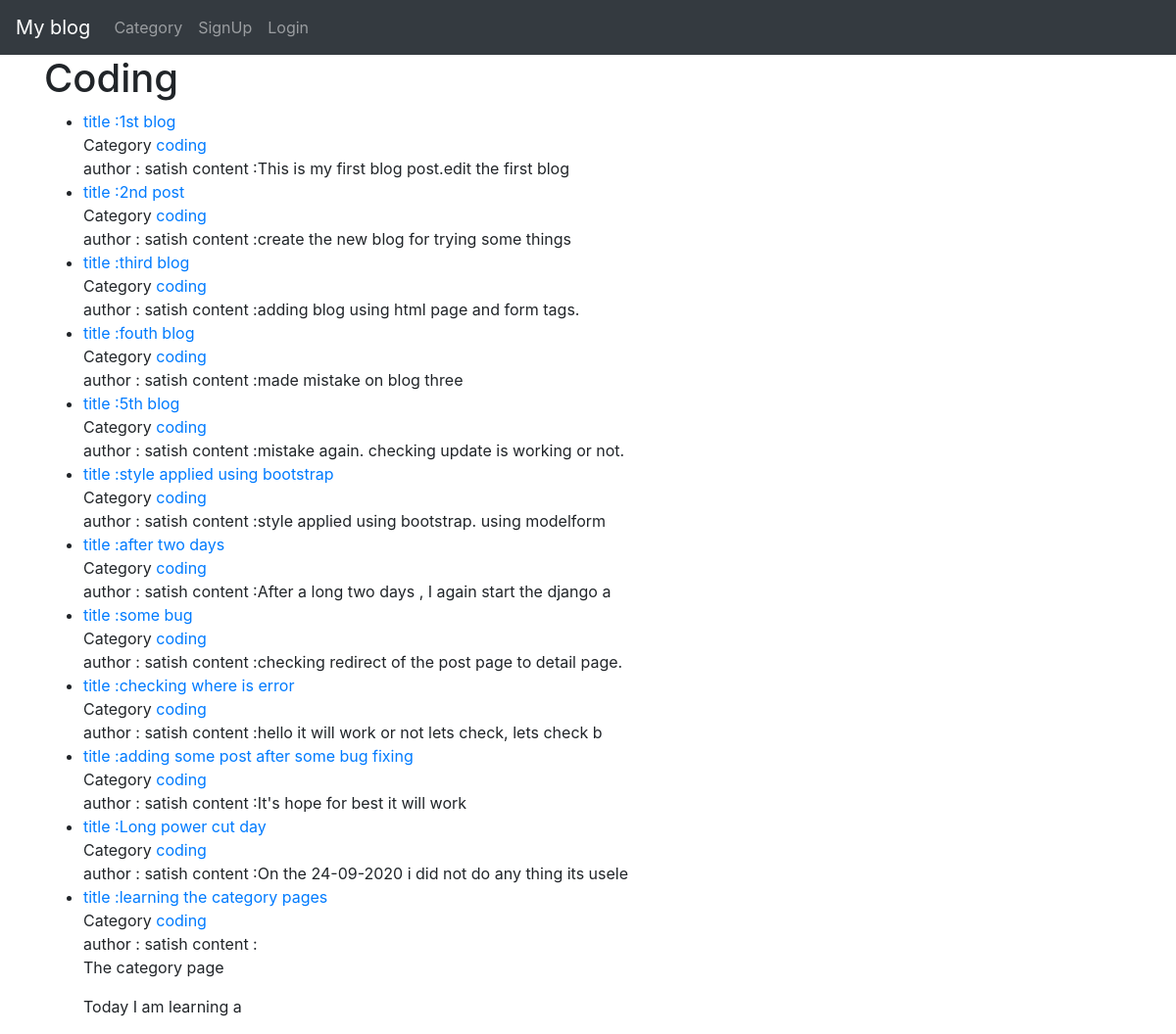
The page /category/coding/ on the database as committed earlier.
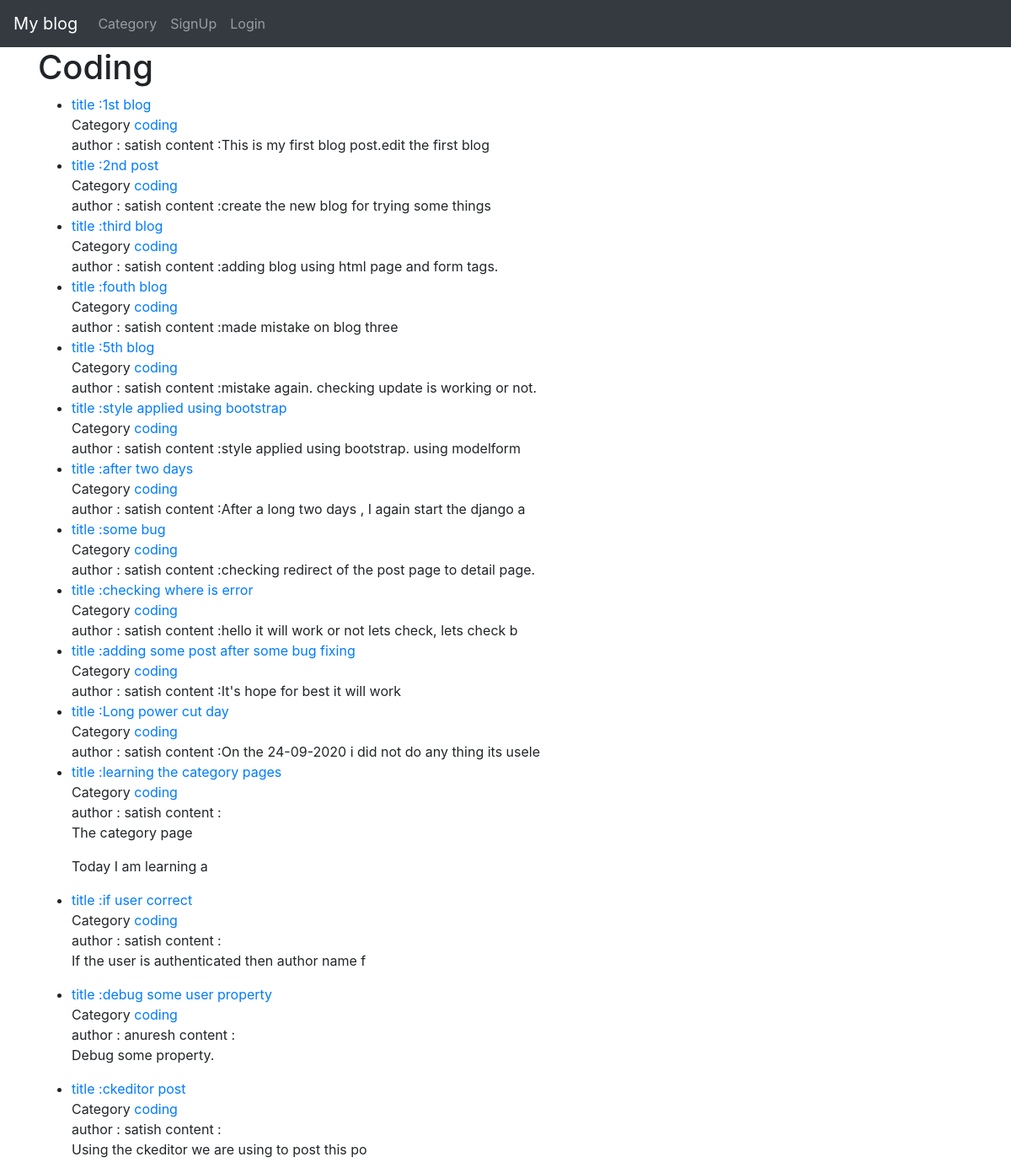
The same page on the database as committed later.
### theblog/models.py (models this page shows, shortened)
class Post(models.Model):
    title = models.CharField(max_length=255)
    title_tag = models.CharField(max_length=60)
    author = models.ForeignKey(User,on_delete=models.CASCADE)
    category = models.CharField(max_length=100)
    body = RichTextField(blank=True,null=True)
    post_date = models.DateField(auto_now_add=True)
    snippet = models.CharField(max_length=300)
    likes = models.ManyToManyField(User, related_name="blog_post")
    header_image = models.ImageField(null=True, blank=True , upload_to="image/")

### theblog/views.py (the view)
# urls.py: path('category/<str:cats>/', views.categoryViews,name="categoryViews"),
def categoryViews(request,cats):
    Category_posts = Post.objects.filter(category=cats.replace('-',' '))
    return render (request,'category.html',{"cats":cats.title().replace('-',' '), "category_post":Category_posts})

### theblog/templates/category.html (shortened to what this page needs)
{% extends 'base.html' %}
{% block content %}
<h1>{{ cats }}</h1>
<ul>
    {% for post in category_post %}
        <li>
            <a href="{% url 'home:detail' post.pk %}"> title :{{ post.title }}</a><br>Category <a href="{% url 'home:categoryViews' post.category %}">{{post.category}}</a><br>
            author :  {{ post.author}}
            content :{{ post.body|slice:"50"|safe }}
        </li>
    {% empty %}
        <p>No blog is post on tag of {{cats}}</p>
    {% endfor %}
</ul>
{% endblock %}

### theblog/templates/base.html (shortened to what this page needs)
<!DOCTYPE html>
<html lang="en">
  <head>
    <link rel="stylesheet" href="https://stackpath.bootstrapcdn.com/bootstrap/4.5.2/css/bootstrap.min.css">
  </head>
  <body>
    <nav class="navbar navbar-expand-lg navbar-dark bg-dark">
        <a class="navbar-brand" href="{% url 'home:home' %}">My blog
        </a>
        <div class="collapse navbar-collapse" id="navbarSupportedContent">
          <ul class="navbar-nav mr-auto">
            {% if user.is_authenticated %}
              <li class="nav-item">
                <a class="nav-link" href="{% url 'home:addPost' %}">Add Post</a>
              </li>
              <li class="nav-item">
                <a class="nav-link" href="{% url 'home:addCategory' %}">Add Category</a>
              </li>
              <li class="nav-item">
                <a class="nav-link" href="{% url 'home:category' %}">Category</a>
              </li>
              <li class="nav-item dropdown">
                <a class="nav-link dropdown-toggle" href="#" id="navbarDropdown" role="button" data-toggle="dropdown" aria-haspopup="true" aria-expanded="false">
                  Profile
                </a>
                <div class="dropdown-menu" aria-labelledby="navbarDropdown">
                  <a class="dropdown-item" href="{% url 'signup:edit_profile' %}">Edit setting</a>
                  {% if user.profile.id %}
                    <a class="dropdown-item" href="{% url 'signup:edit_profile_page' user.profile.id %}"> edit profile</a>
                    <a class="dropdown-item" href="{% url 'signup:show_profile_page' user.profile.id %}">profile</a>
                  {% else %}
                    <a class="dropdown-item" href="{% url 'signup:CreateProfilePageView' %}"> create profile</a>
                  {% endif %}
                </li>
<!--               <li class="nav-item">
                <a class="nav-link" href="{% url 'signup:edit_profile' %}">Profile</a>
              </li>  -->
              <li class="nav-item">
                <a class="nav-link" href="{% url 'logout' %}">Logout</a>
              </li>
            {% else %}
            <li class="nav-item">
              <a class="nav-link" href="{% url 'home:category' %}">Category</a>
            </li>
            <li class="nav-item">
              <a class="nav-link" href="{% url 'signup:register' %}">SignUp</a>
            </li>
            <li class="nav-item">
              <a class="nav-link" href="{% url 'login' %}">Login</a>
            </li>
            {% endif %}
          </ul>
        </div>
      </nav>
    <div class="container">
        {% block content %}
        {% endblock %}
    </div>
  </body>
</html>

Rows that differ between the two databases and show on the page:
added Post: title "if user correct", category "coding", author "satish", body "If the user is authenticated then author name f"
added Post: title "debug some user property", category "coding", author "anuresh", body "Debug some property."
added Post: title "ckeditor post", category "coding", author "satish", body "Using the ckeditor we are using to post this po"
